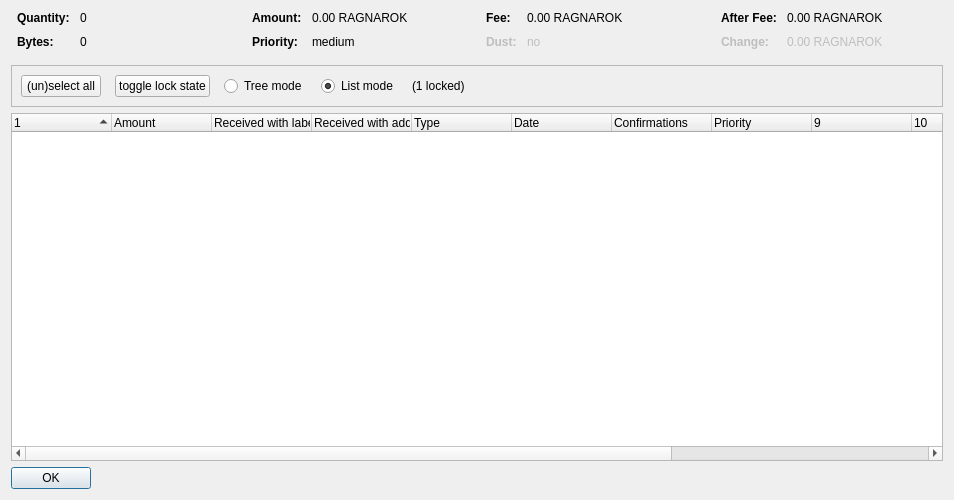
<?xml version="1.0" encoding="UTF-8"?>
<ui version="4.0">
 <class>CoinControlDialog</class>
 <widget class="QDialog" name="CoinControlDialog">
  <property name="geometry">
   <rect>
    <x>0</x>
    <y>0</y>
    <width>954</width>
    <height>500</height>
   </rect>
  </property>
  <property name="windowTitle">
   <string>Coin Selection</string>
  </property>
  <layout class="QVBoxLayout" name="verticalLayout">
   <item>
    <layout class="QHBoxLayout" name="horizontalLayoutTop" stretch="0,0,0,0">
     <property name="topMargin">
      <number>0</number>
     </property>
     <property name="bottomMargin">
      <number>10</number>
     </property>
     <item>
      <layout class="QFormLayout" name="formLayoutCoinControl1">
       <property name="horizontalSpacing">
        <number>10</number>
       </property>
       <property name="verticalSpacing">
        <number>10</number>
       </property>
       <property name="leftMargin">
        <number>6</number>
       </property>
       <property name="rightMargin">
        <number>6</number>
       </property>
       <item row="0" column="0">
        <widget class="QLabel" name="labelCoinControlQuantityText">
         <property name="font">
          <font>
           <weight>75</weight>
           <bold>true</bold>
          </font>
         </property>
         <property name="text">
          <string>Quantity:</string>
         </property>
        </widget>
       </item>
       <item row="0" column="1">
        <widget class="QLabel" name="labelCoinControlQuantity">
         <property name="cursor">
          <cursorShape>IBeamCursor</cursorShape>
         </property>
         <property name="contextMenuPolicy">
          <enum>Qt::ActionsContextMenu</enum>
         </property>
         <property name="text">
          <string notr="true">0</string>
         </property>
         <property name="textInteractionFlags">
          <set>Qt::LinksAccessibleByMouse|Qt::TextSelectableByKeyboard|Qt::TextSelectableByMouse</set>
         </property>
        </widget>
       </item>
       <item row="1" column="0">
        <widget class="QLabel" name="labelCoinControlBytesText">
         <property name="font">
          <font>
           <weight>75</weight>
           <bold>true</bold>
          </font>
         </property>
         <property name="text">
          <string>Bytes:</string>
         </property>
        </widget>
       </item>
       <item row="1" column="1">
        <widget class="QLabel" name="labelCoinControlBytes">
         <property name="cursor">
          <cursorShape>IBeamCursor</cursorShape>
         </property>
         <property name="contextMenuPolicy">
          <enum>Qt::ActionsContextMenu</enum>
         </property>
         <property name="text">
          <string notr="true">0</string>
         </property>
         <property name="textInteractionFlags">
          <set>Qt::LinksAccessibleByMouse|Qt::TextSelectableByKeyboard|Qt::TextSelectableByMouse</set>
         </property>
        </widget>
       </item>
      </layout>
     </item>
     <item>
      <layout class="QFormLayout" name="formLayoutCoinControl2">
       <property name="horizontalSpacing">
        <number>10</number>
       </property>
       <property name="verticalSpacing">
        <number>10</number>
       </property>
       <property name="leftMargin">
        <number>6</number>
       </property>
       <property name="rightMargin">
        <number>6</number>
       </property>
       <item row="0" column="0">
        <widget class="QLabel" name="labelCoinControlAmountText">
         <property name="font">
          <font>
           <weight>75</weight>
           <bold>true</bold>
          </font>
         </property>
         <property name="text">
          <string>Amount:</string>
         </property>
        </widget>
       </item>
       <item row="0" column="1">
        <widget class="QLabel" name="labelCoinControlAmount">
         <property name="cursor">
          <cursorShape>IBeamCursor</cursorShape>
         </property>
         <property name="contextMenuPolicy">
          <enum>Qt::ActionsContextMenu</enum>
         </property>
         <property name="text">
          <string notr="true">0.00 RAGNAROK</string>
         </property>
         <property name="textInteractionFlags">
          <set>Qt::LinksAccessibleByMouse|Qt::TextSelectableByKeyboard|Qt::TextSelectableByMouse</set>
         </property>
        </widget>
       </item>
       <item row="1" column="0">
        <widget class="QLabel" name="labelCoinControlPriorityText">
         <property name="font">
          <font>
           <weight>75</weight>
           <bold>true</bold>
          </font>
         </property>
         <property name="text">
          <string>Priority:</string>
         </property>
        </widget>
       </item>
       <item row="1" column="1">
        <widget class="QLabel" name="labelCoinControlPriority">
         <property name="cursor">
          <cursorShape>IBeamCursor</cursorShape>
         </property>
         <property name="contextMenuPolicy">
          <enum>Qt::ActionsContextMenu</enum>
         </property>
         <property name="text">
          <string>medium</string>
         </property>
         <property name="textInteractionFlags">
          <set>Qt::LinksAccessibleByMouse|Qt::TextSelectableByKeyboard|Qt::TextSelectableByMouse</set>
         </property>
        </widget>
       </item>
      </layout>
     </item>
     <item>
      <layout class="QFormLayout" name="formLayoutCoinControl3">
       <property name="horizontalSpacing">
        <number>10</number>
       </property>
       <property name="verticalSpacing">
        <number>10</number>
       </property>
       <property name="leftMargin">
        <number>6</number>
       </property>
       <property name="rightMargin">
        <number>6</number>
       </property>
       <item row="0" column="0">
        <widget class="QLabel" name="labelCoinControlFeeText">
         <property name="font">
          <font>
           <weight>75</weight>
           <bold>true</bold>
          </font>
         </property>
         <property name="text">
          <string>Fee:</string>
         </property>
        </widget>
       </item>
       <item row="0" column="1">
        <widget class="QLabel" name="labelCoinControlFee">
         <property name="cursor">
          <cursorShape>IBeamCursor</cursorShape>
         </property>
         <property name="contextMenuPolicy">
          <enum>Qt::ActionsContextMenu</enum>
         </property>
         <property name="text">
          <string notr="true">0.00 RAGNAROK</string>
         </property>
         <property name="textInteractionFlags">
          <set>Qt::LinksAccessibleByMouse|Qt::TextSelectableByKeyboard|Qt::TextSelectableByMouse</set>
         </property>
        </widget>
       </item>
       <item row="1" column="0">
        <widget class="QLabel" name="labelCoinControlLowOutputText">
         <property name="enabled">
          <bool>false</bool>
         </property>
         <property name="font">
          <font>
           <weight>75</weight>
           <bold>true</bold>
          </font>
         </property>
         <property name="text">
          <string>Dust:</string>
         </property>
        </widget>
       </item>
       <item row="1" column="1">
        <widget class="QLabel" name="labelCoinControlLowOutput">
         <property name="enabled">
          <bool>false</bool>
         </property>
         <property name="cursor">
          <cursorShape>IBeamCursor</cursorShape>
         </property>
         <property name="contextMenuPolicy">
          <enum>Qt::ActionsContextMenu</enum>
         </property>
         <property name="text">
          <string>no</string>
         </property>
         <property name="textInteractionFlags">
          <set>Qt::LinksAccessibleByMouse|Qt::TextSelectableByKeyboard|Qt::TextSelectableByMouse</set>
         </property>
        </widget>
       </item>
      </layout>
     </item>
     <item>
      <layout class="QFormLayout" name="formLayoutCoinControl4">
       <property name="horizontalSpacing">
        <number>10</number>
       </property>
       <property name="verticalSpacing">
        <number>10</number>
       </property>
       <property name="leftMargin">
        <number>6</number>
       </property>
       <property name="rightMargin">
        <number>6</number>
       </property>
       <item row="0" column="0">
        <widget class="QLabel" name="labelCoinControlAfterFeeText">
         <property name="font">
          <font>
           <weight>75</weight>
           <bold>true</bold>
          </font>
         </property>
         <property name="text">
          <string>After Fee:</string>
         </property>
        </widget>
       </item>
       <item row="0" column="1">
        <widget class="QLabel" name="labelCoinControlAfterFee">
         <property name="cursor">
          <cursorShape>IBeamCursor</cursorShape>
         </property>
         <property name="contextMenuPolicy">
          <enum>Qt::ActionsContextMenu</enum>
         </property>
         <property name="text">
          <string notr="true">0.00 RAGNAROK</string>
         </property>
         <property name="textInteractionFlags">
          <set>Qt::LinksAccessibleByMouse|Qt::TextSelectableByKeyboard|Qt::TextSelectableByMouse</set>
         </property>
        </widget>
       </item>
       <item row="1" column="0">
        <widget class="QLabel" name="labelCoinControlChangeText">
         <property name="enabled">
          <bool>false</bool>
         </property>
         <property name="font">
          <font>
           <weight>75</weight>
           <bold>true</bold>
          </font>
         </property>
         <property name="text">
          <string>Change:</string>
         </property>
        </widget>
       </item>
       <item row="1" column="1">
        <widget class="QLabel" name="labelCoinControlChange">
         <property name="enabled">
          <bool>false</bool>
         </property>
         <property name="cursor">
          <cursorShape>IBeamCursor</cursorShape>
         </property>
         <property name="contextMenuPolicy">
          <enum>Qt::ActionsContextMenu</enum>
         </property>
         <property name="text">
          <string notr="true">0.00 RAGNAROK</string>
         </property>
         <property name="textInteractionFlags">
          <set>Qt::LinksAccessibleByMouse|Qt::TextSelectableByKeyboard|Qt::TextSelectableByMouse</set>
         </property>
        </widget>
       </item>
      </layout>
     </item>
    </layout>
   </item>
   <item>
    <widget class="QFrame" name="frame">
     <property name="minimumSize">
      <size>
       <width>0</width>
       <height>40</height>
      </size>
     </property>
     <property name="frameShape">
      <enum>QFrame::StyledPanel</enum>
     </property>
     <property name="frameShadow">
      <enum>QFrame::Sunken</enum>
     </property>
     <layout class="QHBoxLayout" name="horizontalLayout">
      <item>
       <layout class="QHBoxLayout" name="horizontalLayoutPanel" stretch="0,0,0,0,0,0">
        <property name="spacing">
         <number>14</number>
        </property>
        <item>
         <widget class="QPushButton" name="pushButtonSelectAll">
          <property name="sizePolicy">
           <sizepolicy hsizetype="Maximum" vsizetype="Fixed">
            <horstretch>0</horstretch>
            <verstretch>0</verstretch>
           </sizepolicy>
          </property>
          <property name="text">
           <string>(un)select all</string>
          </property>
          <property name="autoDefault">
           <bool>false</bool>
          </property>
         </widget>
        </item>
        <item>
         <widget class="QPushButton" name="pushButtonToggleLock">
          <property name="sizePolicy">
           <sizepolicy hsizetype="Maximum" vsizetype="Fixed">
            <horstretch>0</horstretch>
            <verstretch>0</verstretch>
           </sizepolicy>
          </property>
          <property name="text">
           <string>toggle lock state</string>
          </property>
          <property name="autoDefault">
           <bool>false</bool>
          </property>
         </widget>
        </item>
        <item>
         <widget class="QRadioButton" name="radioTreeMode">
          <property name="sizePolicy">
           <sizepolicy hsizetype="Maximum" vsizetype="Fixed">
            <horstretch>0</horstretch>
            <verstretch>0</verstretch>
           </sizepolicy>
          </property>
          <property name="text">
           <string>Tree mode</string>
          </property>
         </widget>
        </item>
        <item>
         <widget class="QRadioButton" name="radioListMode">
          <property name="sizePolicy">
           <sizepolicy hsizetype="Maximum" vsizetype="Fixed">
            <horstretch>0</horstretch>
            <verstretch>0</verstretch>
           </sizepolicy>
          </property>
          <property name="text">
           <string>List mode</string>
          </property>
          <property name="checked">
           <bool>true</bool>
          </property>
         </widget>
        </item>
        <item>
         <widget class="QLabel" name="labelLocked">
          <property name="text">
           <string>(1 locked)</string>
          </property>
         </widget>
        </item>
        <item>
         <spacer name="horizontalSpacer">
          <property name="orientation">
           <enum>Qt::Horizontal</enum>
          </property>
          <property name="sizeHint" stdset="0">
           <size>
            <width>40</width>
            <height>20</height>
           </size>
          </property>
         </spacer>
        </item>
       </layout>
      </item>
     </layout>
    </widget>
   </item>
   <item>
    <widget class="CoinControlTreeWidget" name="treeWidget">
     <property name="contextMenuPolicy">
      <enum>Qt::CustomContextMenu</enum>
     </property>
     <property name="sortingEnabled">
      <bool>false</bool>
     </property>
     <property name="columnCount">
      <number>13</number>
     </property>
     <attribute name="headerShowSortIndicator" stdset="0">
      <bool>true</bool>
     </attribute>
     <attribute name="headerStretchLastSection">
      <bool>false</bool>
     </attribute>
     <column>
      <property name="text">
       <string/>
      </property>
     </column>
     <column>
      <property name="text">
       <string>Amount</string>
      </property>
     </column>
     <column>
      <property name="text">
       <string>Received with label</string>
      </property>
     </column>
     <column>
      <property name="text">
       <string>Received with address</string>
      </property>
     </column>
     <column>
      <property name="text">
	<string>Type</string>
      </property>
     </column>
     <column>
      <property name="text">	 
       <string>Date</string>
      </property>
     </column>
     <column>
      <property name="text">
       <string>Confirmations</string>
      </property>
      <property name="toolTip">
       <string>Confirmed</string>
      </property>
     </column>
     <column>
      <property name="text">
       <string>Priority</string>
      </property>
     </column>
     <column>
      <property name="text">
       <string/>
      </property>
     </column>
     <column>
      <property name="text">
       <string/>
      </property>
     </column>
     <column>
      <property name="text">
       <string/>
      </property>
     </column>
     <column>
      <property name="text">
       <string/>
      </property>
     </column>
     <column>
      <property name="text">
       <string/>
      </property>
     </column>
    </widget>
   </item>
   <item>
    <widget class="QDialogButtonBox" name="buttonBox">
     <property name="sizePolicy">
      <sizepolicy hsizetype="Maximum" vsizetype="Fixed">
       <horstretch>0</horstretch>
       <verstretch>0</verstretch>
      </sizepolicy>
     </property>
     <property name="orientation">
      <enum>Qt::Horizontal</enum>
     </property>
     <property name="standardButtons">
      <set>QDialogButtonBox::Ok</set>
     </property>
    </widget>
   </item>
  </layout>
 </widget>
 <customwidgets>
  <customwidget>
   <class>CoinControlTreeWidget</class>
   <extends>QTreeWidget</extends>
   <header>coincontroltreewidget.h</header>
  </customwidget>
 </customwidgets>
 <resources/>
 <connections/>
</ui>
